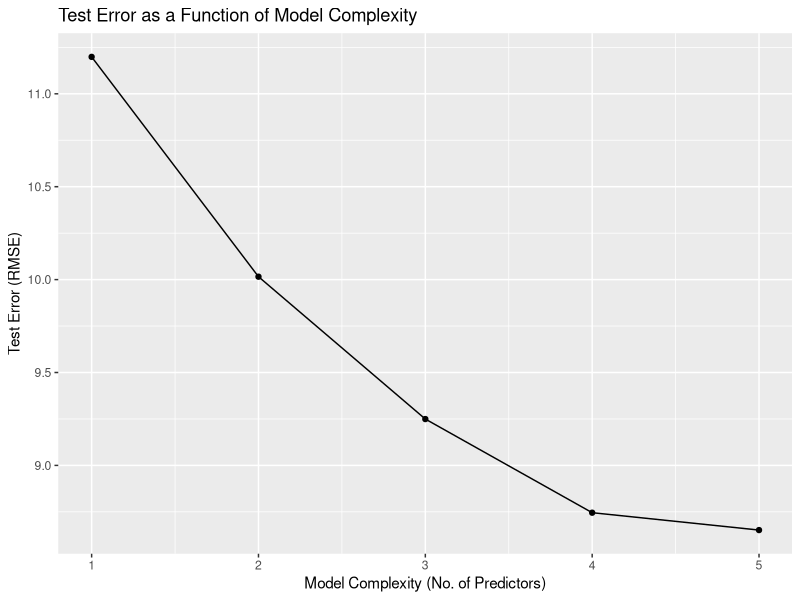
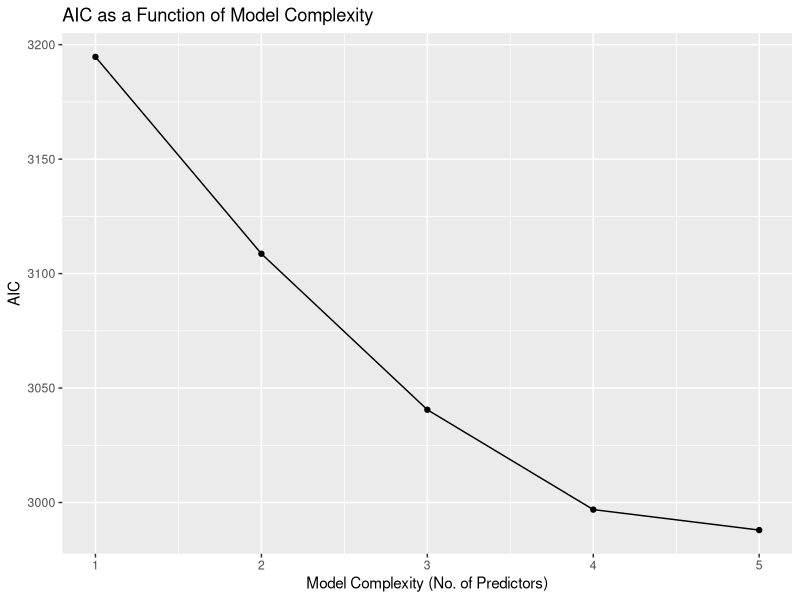
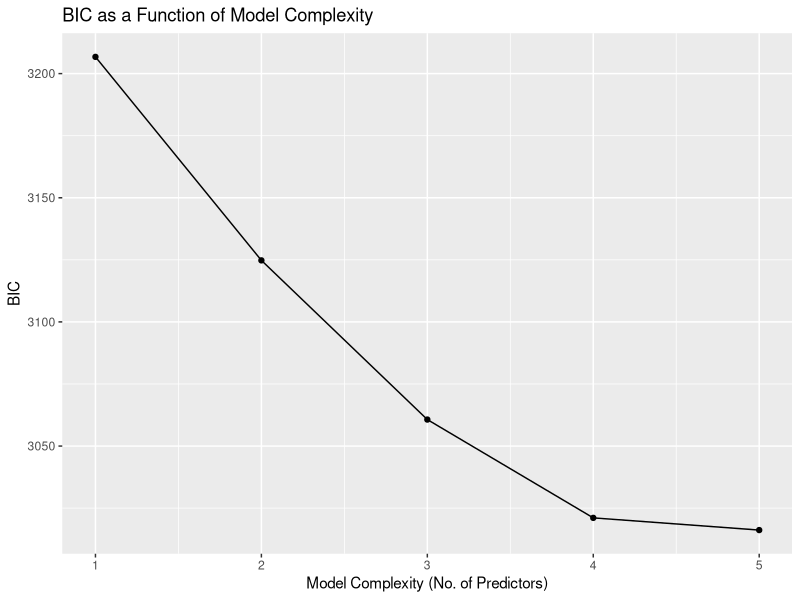
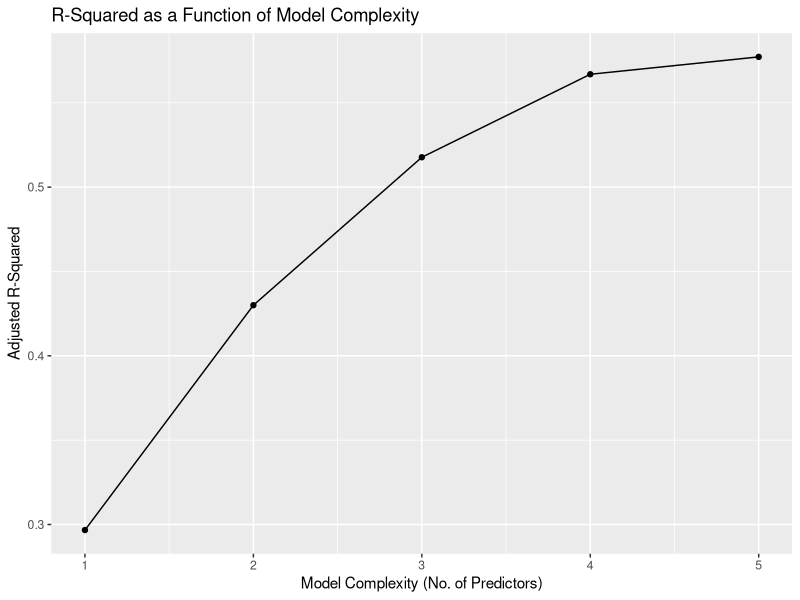
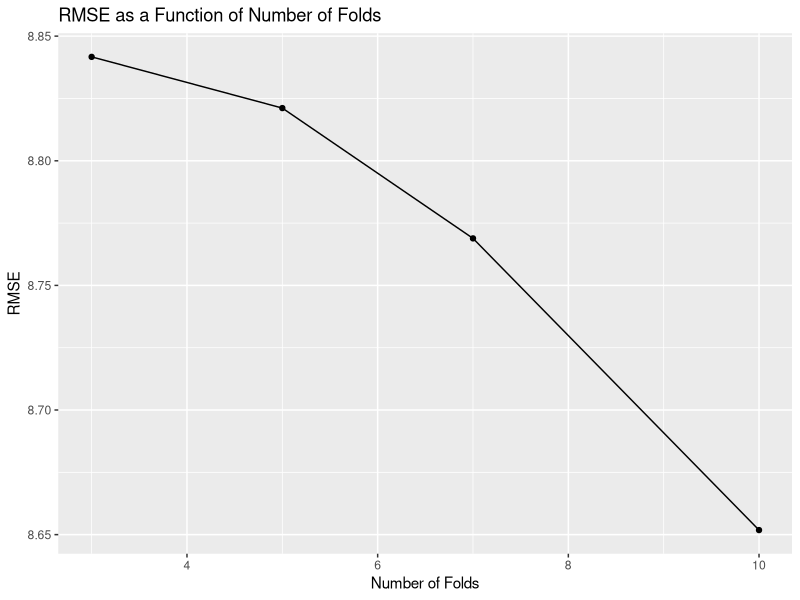
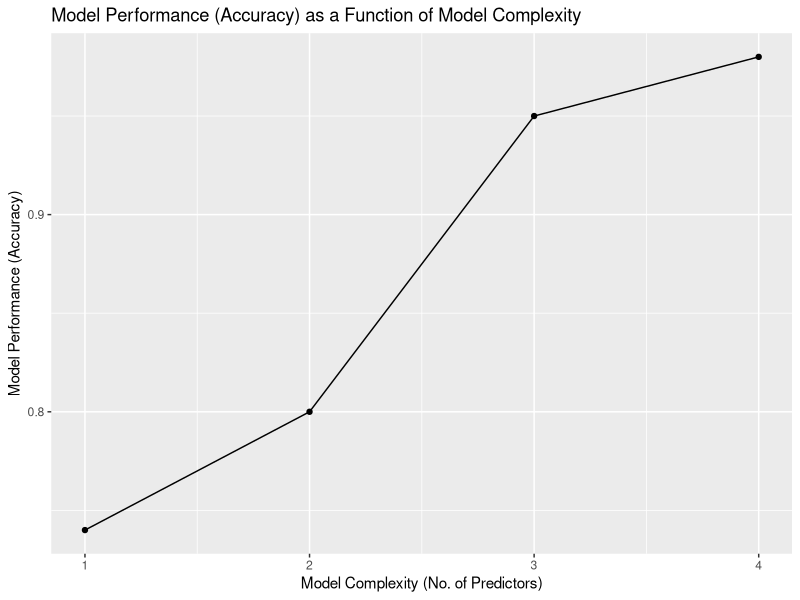
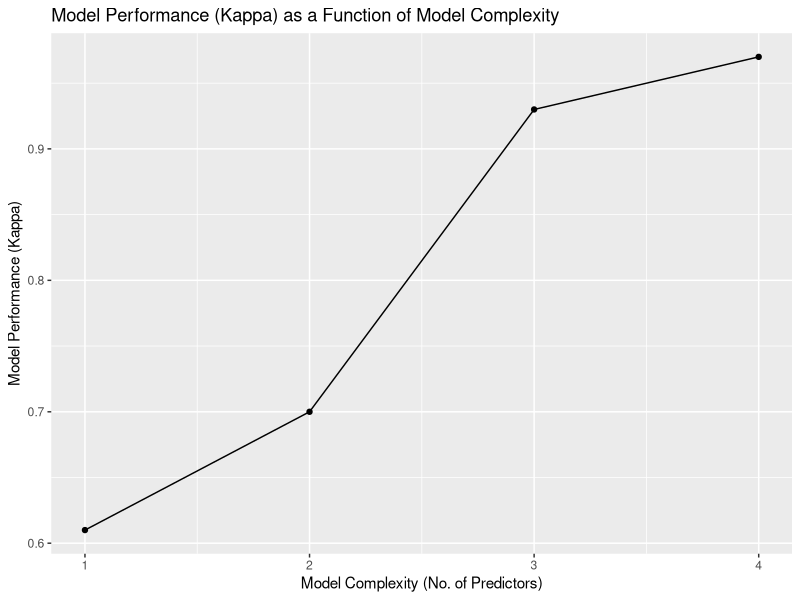
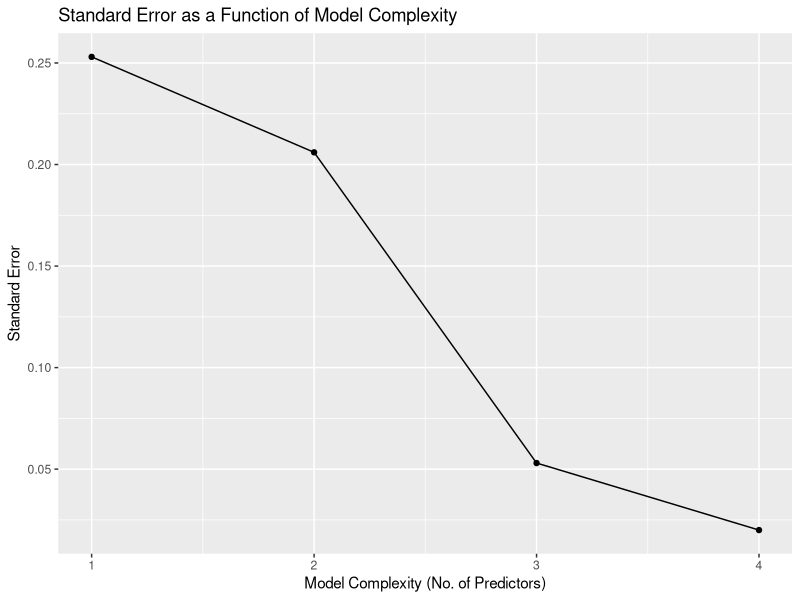

Source code (R) for these figures, in order:
## ---- chunk 1
knitr::opts_chunk$set(echo = TRUE)
## ---- chunk 2
library(lattice)
library(ggplot2)
library(caret)
library(readxl)
library(MASS)
library(dplyr)
## ---- chunk 3
real_estate_data <- read_excel("real_estate_data.xlsx")
colnames(real_estate_data)[colnames(real_estate_data) == "X1 transaction date"] <- "x1"
colnames(real_estate_data)[colnames(real_estate_data) == "X2 house age"] <- "x2"
colnames(real_estate_data)[colnames(real_estate_data) == "X3 distance to the nearest MRT station"] <- "x3"
colnames(real_estate_data)[colnames(real_estate_data) == "X4 number of convenience stores"] <- "x4"
colnames(real_estate_data)[colnames(real_estate_data) == "X5 latitude"] <- "x5"
colnames(real_estate_data)[colnames(real_estate_data) == "X6 longitude"] <- "x6"
colnames(real_estate_data)[colnames(real_estate_data) == "Y house price of unit area"] <- "y"
## ---- chunk 4
full=lm(y~., data = real_estate_data)
null=lm(y~1, data = real_estate_data) 
add1(null, scope =full, test = "F") 
## ---- chunk 5
add1(update(null, ~ . +x3), scope = full, test = "F")
## ---- chunk 6
add1(update(null, ~ . +x3+x4), scope = full, test = "F")
## ---- chunk 7
add1(update(null, ~ . +x3+x4+x2), scope = full, test = "F")
## ---- chunk 8
add1(update(null, ~ . +x3+x4+x2+x5), scope = full, test = "F")
## ---- chunk 9
add1(update(null, ~ . +x3+x4+x2+x5+x1), scope = full, test = "F")
## ---- chunk 10
model_2 = lm(y~x3+x4+x2+x5+x1, data = real_estate_data)
summary(model_2)
## ---- chunk 11
set.seed(7)
train.control <- trainControl(method = "cv", number = 10)
# Train the model
model <- train(y ~ x1+x2+x3+x4+x5, data = real_estate_data , method = "lm",
               trControl = train.control)
# Summarize the results
print(model)
model=lm(y~x1+x2+x3+x4+x5, data = real_estate_data)
AIC(model)
BIC(model)
summary(model)
## ---- chunk 12
set.seed(7)
train.control <- trainControl(method = "cv", number = 10)
# Train the model
model <- train(y ~ x2+x3+x4+x5, data = real_estate_data , method = "lm",
               trControl = train.control)
# Summarize the results
print(model)
model=lm(y~x2+x3+x4+x5, data = real_estate_data)
AIC(model)
BIC(model)
summary(model)
## ---- chunk 13
set.seed(7)
train.control <- trainControl(method = "cv", number = 10)
# Train the model
model <- train(y ~ x3+x4+x5, data = real_estate_data , method = "lm",
               trControl = train.control)
# Summarize the results
print(model)

model=lm(y~x3+x4+x5, data = real_estate_data)
AIC(model)
BIC(model)
summary(model)


## ---- chunk 14
set.seed(7)
train.control <- trainControl(method = "cv", number = 10)
# Train the model
model <- train(y ~ x4+x5, data = real_estate_data , method = "lm",
               trControl = train.control)
# Summarize the results
print(model)


model=lm(y~x4+x5, data = real_estate_data)
AIC(model)
BIC(model)
summary(model)
## ---- chunk 15
set.seed(7)
train.control <- trainControl(method = "cv", number = 10)
# Train the model
model <- train(y ~ x5, data = real_estate_data , method = "lm",
               trControl = train.control)
# Summarize the results
print(model)


model=lm(y~x5, data = real_estate_data)
AIC(model)
BIC(model)
summary(model)
## ---- chunk 16
dat1 <- data.frame(No_of_Predictors =c(1,2,3,4,5), RMSE = c(11.19879, 10.01563,9.249375,8.745351,8.651832))

dat1

ggplot(dat1, aes(x=No_of_Predictors, y=RMSE)) +
  geom_point() +
  geom_line() +
     labs(x="Model Complexity (No. of Predictors)", y="Test Error (RMSE)", title="Test Error as a Function of Model Complexity")
## ---- chunk 17

dat2 <- data.frame(No_of_Predictors =c(1,2,3,4,5), AIC = c(3194.664, 3108.677,3040.536,2996.915,2987.976))
dat2

ggplot(dat2, aes(x=No_of_Predictors, y=AIC)) +
  geom_point() +
  geom_line() +
     labs(x="Model Complexity (No. of Predictors)", y="AIC", title="AIC as a Function of Model Complexity")
## ---- chunk 18
dat3 <- data.frame(No_of_Predictors =c(1,2,3,4,5), BIC = c(3206.742, 3124.78,3060.666,3021.07,3016.157
))
dat3

ggplot(dat3, aes(x=No_of_Predictors, y=BIC)) +
  geom_point() +
  geom_line() +
     labs(x="Model Complexity (No. of Predictors)", y="BIC", title="BIC as a Function of Model Complexity")

## ---- chunk 19
dat4 <- data.frame(No_of_Predictors = c(1,2,3,4,5), RSquared = c(0.2967, 0.43 ,0.5177 ,0.5669 ,0.5772))
dat4

ggplot(dat4, aes(x=No_of_Predictors, y=RSquared)) +
  geom_point() +
  geom_line() +
     labs(x="Model Complexity (No. of Predictors)", y="Adjusted R-Squared", title="R-Squared as a Function of Model Complexity")

## ---- chunk 20
set.seed(7)
train.control <- trainControl(method = "cv", number = 3)
# Train the model
model <- train(y ~ x1+x2+x3+x4+x5, data = real_estate_data , method = "lm",
               trControl = train.control)
print(model)

set.seed(7)
train.control <- trainControl(method = "cv", number = 5)
# Train the model
model <- train(y ~ x1+x2+x3+x4+x5, data = real_estate_data , method = "lm",
               trControl = train.control)
print(model)

set.seed(7)
train.control <- trainControl(method = "cv", number = 7)
# Train the model
model <- train(y ~ x1+x2+x3+x4+x5, data = real_estate_data , method = "lm",
               trControl = train.control)
print(model)

set.seed(7)
train.control <- trainControl(method = "cv", number = 10)
# Train the model
model <- train(y ~ x1+x2+x3+x4+x5, data = real_estate_data , method = "lm",
               trControl = train.control)
print(model)
## ---- chunk 21
dat4 <- data.frame(No_of_Folds = c(3, 5, 7, 10), RMSE = c(8.841685, 8.821142   ,8.768863   ,8.651832))
dat4

ggplot(dat4, aes(x=No_of_Folds, y=RMSE)) +
  geom_point() +
  geom_line() +
     labs(x="Number of Folds", y="RMSE", title="RMSE as a Function of Number of Folds")



## ---- chunk 22
iris_data_glm <- iris
## ---- chunk 23
control <- trainControl(method="cv", number=10)
set.seed(7)
fit.lda <- train(Species~Sepal.Length, data=iris, method="lda", trControl=control)
print(fit.lda)
lda.fit <- lda(Species~Sepal.Length, data=iris, CV = TRUE)
mean(lda.fit$class != iris$Species)
## ---- chunk 24
control <- trainControl(method="cv", number=10)
set.seed(7)
fit.lda <- train(Species~Sepal.Length+Sepal.Width, data=iris, method="lda", trControl=control)
print(fit.lda)
lda.fit <- lda(Species~Sepal.Length+Sepal.Width, data=iris, CV = TRUE)
mean(lda.fit$class != iris$Species)
## ---- chunk 25
control <- trainControl(method="cv", number=10)
set.seed(7)
fit.lda <- train(Species~Sepal.Length+Sepal.Width+Petal.Width, data=iris, method="lda", trControl=control)
print(fit.lda)
lda.fit <- lda(Species~Sepal.Length+Sepal.Width+Petal.Width, data=iris, CV = TRUE)
mean(lda.fit$class != iris$Species)
## ---- chunk 26
control <- trainControl(method="cv", number=10)
set.seed(7)
fit.lda <- train(Species~., data=iris, method="lda", trControl=control)
print(fit.lda)
lda.fit <- lda(Species~., data=iris, CV = TRUE)
mean(lda.fit$class != iris$Species)
## ---- chunk 27
dat1 <- data.frame(No_of_Predictors =c(1,2,3,4), Accuracy = c(0.74,0.8,0.95,0.98))

dat1

ggplot(dat1, aes(x=No_of_Predictors, y=Accuracy)) +
  geom_point() +
  geom_line() +
     labs(x="Model Complexity (No. of Predictors)", y="Model Performance (Accuracy)", title="Model Performance (Accuracy) as a Function of Model Complexity")
## ---- chunk 28

dat2 <- data.frame(No_of_Predictors =c(1,2,3,4), Kappa = c(0.61,0.7,0.93,0.97))

dat2

ggplot(dat2, aes(x=No_of_Predictors, y=Kappa)) +
  geom_point() +
  geom_line() +
     labs(x="Model Complexity (No. of Predictors)", y="Model Performance (Kappa)", title="Model Performance (Kappa) as a Function of Model Complexity")
## ---- chunk 29
dat3 <- data.frame(No_of_Predictors =c(1,2,3,4), Std_error = c(0.253,0.206,0.053,0.02))

dat3

ggplot(dat3, aes(x=No_of_Predictors, y=Std_error)) +
  geom_point() +
  geom_line() +
     labs(x="Model Complexity (No. of Predictors)", y="Standard Error", title="Standard Error as a Function of Model Complexity")
## ---- chunk 30

cv.lda <-
  function (data, model=origin~., yname="origin", K=10, seed=123) {
    n <- nrow(data)
    set.seed(seed)
    datay=data[,yname] #response variable
    library(MASS)
    #partition the data into K subsets
    f <- ceiling(n/K)
    s <- sample(rep(1:K, f), n)  
    #generate indices 1:10 and sample n of them  
    # K fold cross-validated error
    
    CV=NULL
    
    for (i in 1:K) { #i=1
      test.index <- seq_len(n)[(s == i)] #test data
      train.index <- seq_len(n)[(s != i)] #training data
      
      #model with training data
      lda.fit=lda(model, data=data[train.index,])
      #observed test set y
      lda.y <- data[test.index, yname]
      #predicted test set y
      lda.predy=predict(lda.fit, data[test.index,])$class
      
      #observed - predicted on test data
      error= mean(lda.y!=lda.predy)
      #error rates 
      CV=c(CV,error)
    }
    #Output
    list(call = model, K = K, 
         lda_error_rate = mean(CV), seed = seed)  
  }

## ---- chunk 31
control <- trainControl(method="cv", number=3)
set.seed(7)
fit.lda <- train(Species~., data=iris, method="lda", trControl=control)
print(fit.lda)
print(fit.lda$class)

cv.lda(data=iris, model=Species~Sepal.Length+Sepal.Width+Petal.Width, yname="Species", K=3, seed=7)


control <- trainControl(method="cv", number=5)
set.seed(7)
fit.lda <- train(Species~., data=iris, method="lda", trControl=control)
print(fit.lda)
cv.lda(data=iris, model=Species~Sepal.Length+Sepal.Width+Petal.Width, yname="Species", K=5, seed=7)


control <- trainControl(method="cv", number=7)
set.seed(7)
fit.lda <- train(Species~., data=iris, method="lda", trControl=control)
print(fit.lda)
cv.lda(data=iris, model=Species~Sepal.Length+Sepal.Width+Petal.Width, yname="Species", K=7, seed=7)


control <- trainControl(method="cv", number=10)
set.seed(7)
fit.lda <- train(Species~., data=iris, method="lda", trControl=control)
print(fit.lda)
cv.lda(data=iris, model=Species~Sepal.Length+Sepal.Width+Petal.Width, yname="Species", K=10, seed=7)
## ---- chunk 32




dat2 <- data.frame(Value_of_K =c(3, 5, 7, 10), Error_Rate = c(0.046,0.046,0.039,0.053))

dat2

ggplot(dat2, aes(x=Value_of_K, y=Error_Rate)) +
  geom_point() +
  geom_line() +
     labs(x="Number of Folds", y="LDA Error Rate", title="Standard Error Rate as a Function of Number of Folds")
## ---- chunk 33
set.seed(7)
fit.knn <- train(Species~Sepal.Length, data=iris, method="knn", trControl=control)
print(fit.knn)
## ---- chunk 34
set.seed(7)
fit.knn <- train(Species~Sepal.Length+Sepal.Width, data=iris, method="knn", trControl=control)
print(fit.knn)
## ---- chunk 35
set.seed(7)
fit.knn <- train(Species~Sepal.Length+Sepal.Width+Petal.Length, data=iris, method="knn", trControl=control)
print(fit.knn)
## ---- chunk 36
set.seed(7)
fit.knn <- train(Species~Sepal.Length+Sepal.Width+Petal.Length+Petal.Width, data=iris, method="knn", trControl=control)
print(fit.knn)
## ---- chunk 37
dat <- data.frame(No_of_Predictors =c(1,2,3,4), Accuracy = c(0.72,0.79,0.93,0.95))

dat

ggplot(dat, aes(x=No_of_Predictors, y=Accuracy))  +
  geom_point() +
  geom_line() +
   labs(x="Model Complexity (No. of Predictors)", y="Model Performance (Accuracy)", title="Model Performance as a Function of Model Complexity")
## ---- chunk 38

cv.knn <-
  function (data, model=origin~., yname="origin", K=10, seed=123) {
    n <- nrow(data)
    set.seed(seed)
    datay=data[,yname] #response variable
    library(MASS)
    #partition the data into K subsets
    f <- ceiling(n/K)
    s <- sample(rep(1:K, f), n)  
    #generate indices 1:10 and sample n of them  
    # K fold cross-validated error
    
    CV=NULL
    
    for (i in 1:K) { #i=1
      test.index <- seq_len(n)[(s == i)] #test data
      train.index <- seq_len(n)[(s != i)] #training data
      
      #model with training data
      knn.fit=lda(model, data=data[train.index,])
      #observed test set y
      knn.y <- data[test.index, yname]
      #predicted test set y
      lda.predy=predict(knn.fit, data[test.index,])$class
      
      #observed - predicted on test data
      error= mean(knn.y!=lda.predy)
      #error rates 
      CV=c(CV,error)
    }
    #Output
    list(call = model, K = K, 
         knn_error_rate = mean(CV), seed = seed)  
  }

## ---- chunk 39
control <- trainControl(method="cv", number=3)
set.seed(7)
fit.knn <- train(Species~Sepal.Length+Sepal.Width+Petal.Length+Petal.Width, data=iris, method="knn", trControl=control)
print(fit.knn)
cv.knn(data=iris, model=Species~Sepal.Length+Sepal.Width+Petal.Width, yname="Species", K=3, seed=73)

control <- trainControl(method="cv", number=5)
set.seed(7)
fit.knn <- train(Species~Sepal.Length+Sepal.Width+Petal.Length+Petal.Width, data=iris, method="knn", trControl=control)
print(fit.knn)
cv.knn(data=iris, model=Species~Sepal.Length+Sepal.Width+Petal.Width, yname="Species", K=5, seed=73)

control <- trainControl(method="cv", number=7)
set.seed(7)
fit.knn <- train(Species~Sepal.Length+Sepal.Width+Petal.Length+Petal.Width, data=iris, method="knn", trControl=control)
print(fit.knn)
cv.knn(data=iris, model=Species~Sepal.Length+Sepal.Width+Petal.Width, yname="Species", K=7, seed=73)

  control <- trainControl(method="cv", number=10)
set.seed(7)
fit.knn <- train(Species~Sepal.Length+Sepal.Width+Petal.Length+Petal.Width, data=iris, method="knn", trControl=control)
print(fit.knn)
cv.knn(data=iris, model=Species~Sepal.Length+Sepal.Width+Petal.Width, yname="Species", K=3, seed=73)

## ---- chunk 40

dat2 <- data.frame(Value_of_K =c(3, 5, 7, 10), Error_Rate = c(0.0533,0.0467,0.0534,0.0533))

dat2

ggplot(dat2, aes(x=Value_of_K, y=Error_Rate)) +
  geom_point() +
  geom_line() +
     labs(x="Number of Folds", y="kNN Error Rate", title="Standard Error Rate as a Function of Number of Folds")
